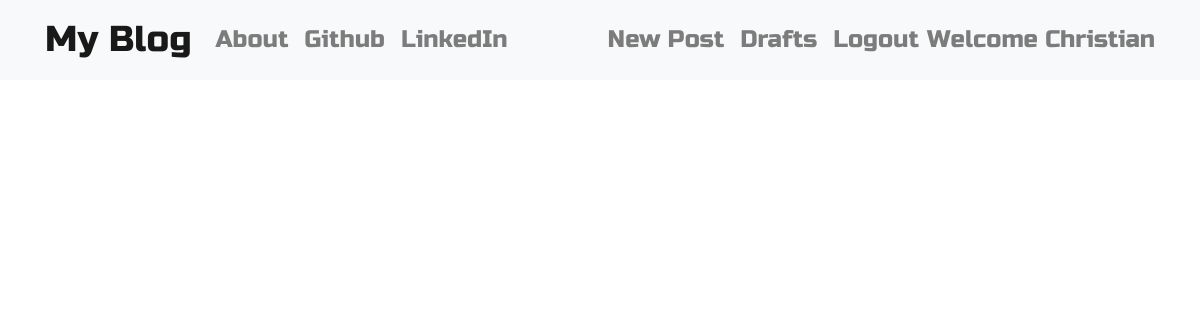
Before: / (signed in) with the older database file.
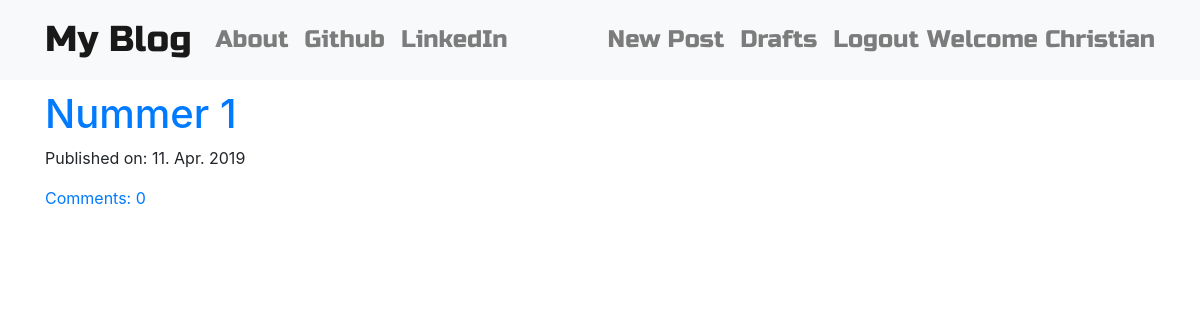
After: the same page with the newer database file.
### blog/models.py (models this page shows, shortened)
class Post(models.Model):
    author = models.ForeignKey(User, on_delete=models.SET_NULL, null=True)
    title = models.CharField(max_length=128)
    text = models.TextField()
    create_date = models.DateTimeField(default=timezone.now)
    published = models.DateTimeField(null=True, blank=True)
    def approve_comments(self):
        return self.comments.filter(approved_comment=True)

### blog/views.py (the view)
# urls.py: path('', views.PostListView.as_view(), name='post_list'),
class PostListView(ListView):
    model = models.Post
    def get_queryset(self):
        return models.Post.objects.filter(published__lte=timezone.now()).order_by('-published')

### blog/templates/blog/post_list.html
{% extends 'blog/base_blog.html' %}
{% block content %}
  <div class="mx-auto">
    {% for post in post_list %}
      <div class="post">
        <h1><a href="{% url 'blog:post_detail' pk=post.pk %}">{{ post.title }}</a></h1>
        <div class="date">
          <p>Published on: {{ post.published|date:"d. M. Y" }}</p>
          <a href="{% url 'blog:post_detail' pk=post.pk %}">Comments: {{ post.approve_comments.count }}</a>
        </div>
      </div>
    {% endfor %}
  </div>
{% endblock %}

Changed rows visible on the page:
added Post: title "Nummer 1", published "11. Apr. 2019", approve_comments.count "0"
